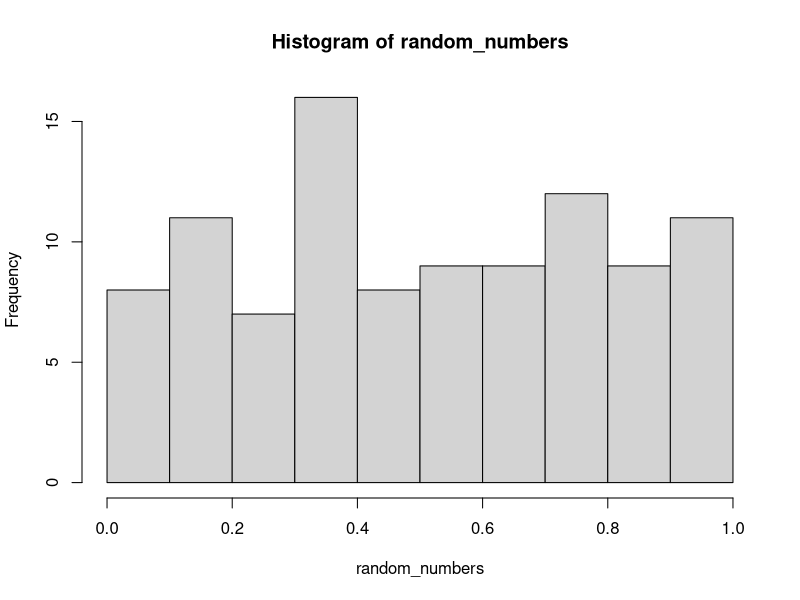
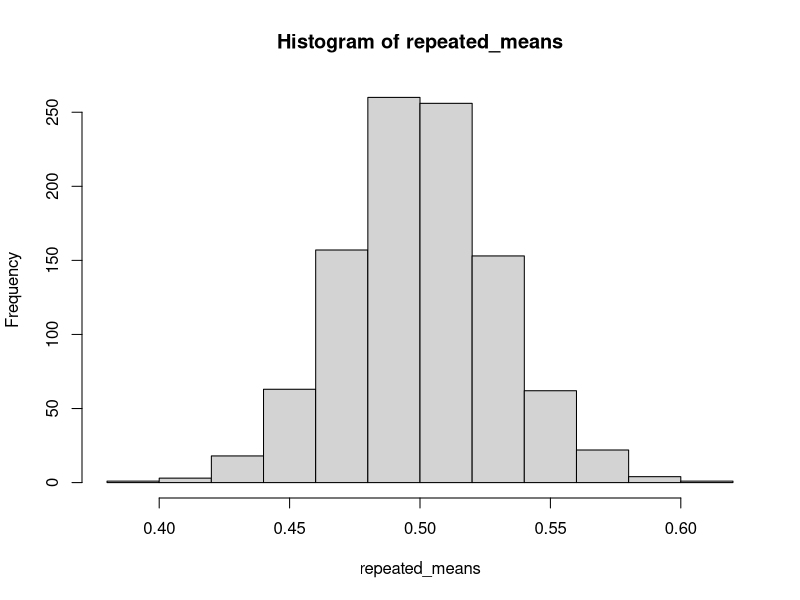

The R script that drew these images, in order:
## ---- chunk 1
random_numbers <- runif(100) 
hist(random_numbers)
## ---- chunk 2
mean(random_numbers)
## ---- chunk 3
mean(runif(100))
## ---- chunk 4
repeated_means <- replicate(1000, mean(runif(100)))
## ---- chunk 5
hist(repeated_means)
